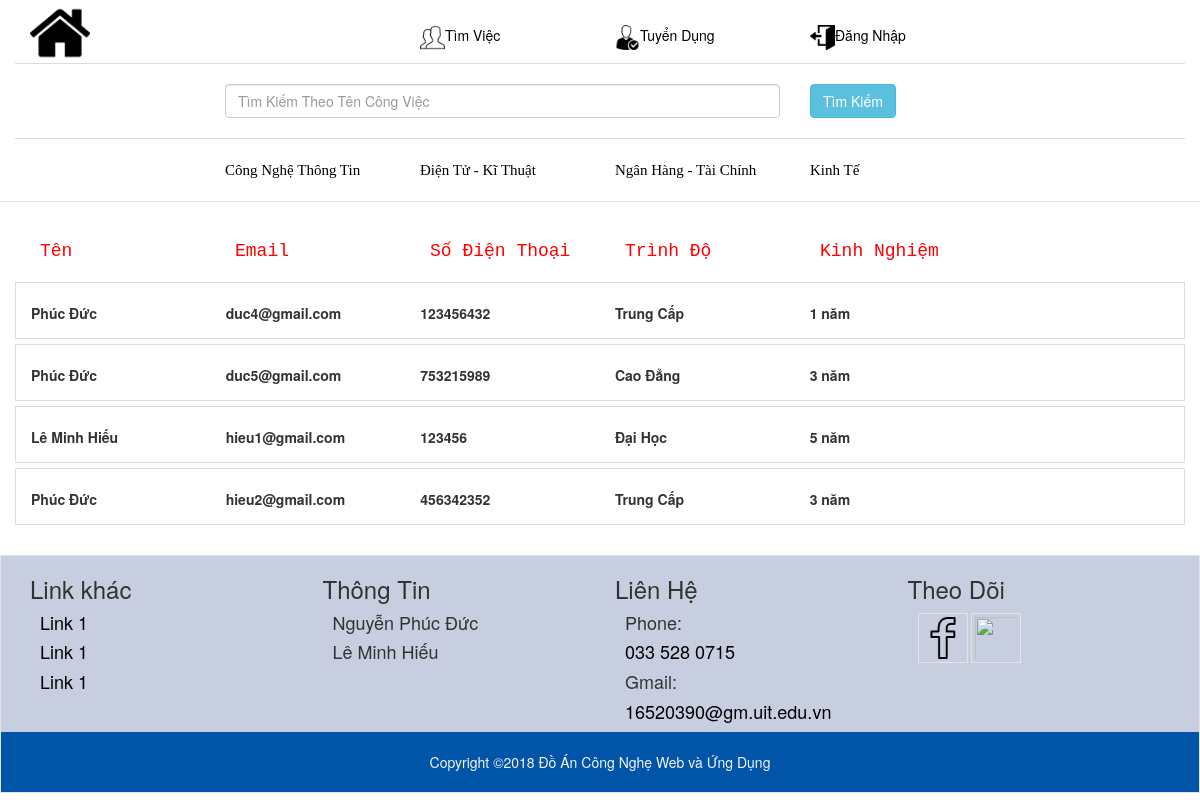
/XemUngTuyen.php, run on the app's committed database.
### tables this page shows
CREATE TABLE `nguoixinviec` (
  `MaNguoiXinViec` int(10) NOT NULL,
  `TenNguoiXinViec` varchar(255) NOT NULL,
  `EmailNguoiXinViec` varchar(255) NOT NULL,
  `SDTNguoiXinViec` int(12) NOT NULL,
  `TrinhDoNguoiXinViec` varchar(255) NOT NULL,
  `KinhNghiemNguoiXinViec` varchar(255) NOT NULL,
  `MaCongViec` int(10) NOT NULL
);

### XemUngTuyen.php (the view, shortened to what this page needs)
<?php
include('header.php');
?>
<link rel="stylesheet" href="css/stylesXemUngTuyen.css">
<?php
	$db = mysqli_connect('localhost', 'root', '', 'dataweb');
	mysqli_set_charset($db, "utf8");
	$a = $_GET['idXemUngTuyenCongViec'];
	$query = "SELECT * FROM nguoixinviec WHERE MaCongViec = '$a'";
	$img = mysqli_query($db,$query);
?>
	<div class="container ">
	<div class="row XUT_title">
		<div class="col-md-2">
				<h4>Tên </h4>
		</div>
		<div class="col-md-2">
				<h4>Email </h4>
		</div>
		<div class="col-md-2">
				<h4>Số Điện Thoại </h4>
		</div>
		<div class="col-md-2">
				<h4>Trình Độ </h4>
		</div>
		<div class="col-md-2">
				<h4>Kinh Nghiệm </h4>
		</div>
	</div>
<?php
	while($row = mysqli_fetch_array($img))
		{
		?>
		<div class="row XUT_tungnguoixinviec">
			<div class="col-md-2 tungnguoi">
				<label class="tencongty"> <b> <?php echo $row["TenNguoiXinViec"]; ?></b></label>
			</div>
			<div class="col-md-2 tungnguoi">
				<label class="tencongty"> <b> <?php echo $row["EmailNguoiXinViec"]; ?></b></label>
			</div>
			<div class="col-md-2 tungnguoi">
				<label class="tencongty"> <b> <?php echo $row["SDTNguoiXinViec"]; ?></b></label>
			</div>
			<div class="col-md-2 tungnguoi">
				<label class="tencongty"> <b> <?php echo $row["TrinhDoNguoiXinViec"]; ?></b></label>
			</div>
			<div class="col-md-2 tungnguoi">
				<label class="tencongty"> <b> <?php echo $row["KinhNghiemNguoiXinViec"]; ?></b></label>
			</div>
		</div>
		<?php
	}
?>
	</div>
<?php
include('footer.php');
?>

### css/stylesHeader.css (style rules this page uses)
.XUT_title { margin-top:30px; margin-bottom:10px; }

### css/stylesFooter.css (style rules this page uses)
footer a, h4 { color: black; }

### css/stylesXemUngTuyen.css (style rules this page uses)
.XUT_title { margin-top:30px; margin-bottom:10px; color:red; }
.XUT_title h4 { margin-left:10px; font-family: 'Major Mono Display', monospace; }
.XUT_tungnguoixinviec { padding-top:20px; margin-top:5px; border: 1px solid #ddd; }
.tungnguoi { padding-bottom:10px; }

### data on the page
nguoixinviec: TenNguoiXinViec "Phúc Đức", EmailNguoiXinViec "duc4@gmail.com", SDTNguoiXinViec "123456432", TrinhDoNguoiXinViec "Trung Cấp", KinhNghiemNguoiXinViec "1 năm"
nguoixinviec: TenNguoiXinViec "Phúc Đức", EmailNguoiXinViec "duc5@gmail.com", SDTNguoiXinViec "753215989", TrinhDoNguoiXinViec "Cao Đẳng", KinhNghiemNguoiXinViec "3 năm"
nguoixinviec: TenNguoiXinViec "Lê Minh Hiếu", EmailNguoiXinViec "hieu1@gmail.com", SDTNguoiXinViec "123456", TrinhDoNguoiXinViec "Đại Học", KinhNghiemNguoiXinViec "5 năm"
nguoixinviec: TenNguoiXinViec "Phúc Đức", EmailNguoiXinViec "hieu2@gmail.com", SDTNguoiXinViec "456342352", TrinhDoNguoiXinViec "Trung Cấp", KinhNghiemNguoiXinViec "3 năm"
